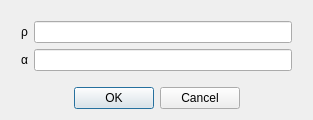
<?xml version="1.0" encoding="UTF-8"?>
<ui version="4.0">
 <class>BoundCoconeParameters</class>
 <widget class="QDialog" name="BoundCoconeParameters">
  <property name="geometry">
   <rect>
    <x>0</x>
    <y>0</y>
    <width>313</width>
    <height>116</height>
   </rect>
  </property>
  <property name="windowTitle">
   <string>Dialog</string>
  </property>
  <layout class="QVBoxLayout" name="verticalLayout">
   <item>
    <layout class="QFormLayout" name="formLayout">
     <property name="leftMargin">
      <number>10</number>
     </property>
     <property name="topMargin">
      <number>10</number>
     </property>
     <property name="rightMargin">
      <number>10</number>
     </property>
     <property name="bottomMargin">
      <number>10</number>
     </property>
     <item row="0" column="0">
      <widget class="QLabel" name="Label_Rho">
       <property name="text">
        <string>ρ</string>
       </property>
      </widget>
     </item>
     <item row="0" column="1">
      <widget class="QLineEdit" name="LineEdit_Rho">
       <property name="inputMethodHints">
        <set>Qt::ImhNone</set>
       </property>
      </widget>
     </item>
     <item row="1" column="0">
      <widget class="QLabel" name="Label_Alpha">
       <property name="text">
        <string>α</string>
       </property>
      </widget>
     </item>
     <item row="1" column="1">
      <widget class="QLineEdit" name="LineEdit_Alpha">
       <property name="inputMethodHints">
        <set>Qt::ImhNone</set>
       </property>
      </widget>
     </item>
    </layout>
   </item>
   <item>
    <widget class="QDialogButtonBox" name="buttonBox">
     <property name="inputMethodHints">
      <set>Qt::ImhNone</set>
     </property>
     <property name="orientation">
      <enum>Qt::Horizontal</enum>
     </property>
     <property name="standardButtons">
      <set>QDialogButtonBox::Cancel|QDialogButtonBox::Ok</set>
     </property>
     <property name="centerButtons">
      <bool>true</bool>
     </property>
    </widget>
   </item>
  </layout>
 </widget>
 <resources/>
 <connections>
  <connection>
   <sender>buttonBox</sender>
   <signal>accepted()</signal>
   <receiver>BoundCoconeParameters</receiver>
   <slot>accept()</slot>
   <hints>
    <hint type="sourcelabel">
     <x>248</x>
     <y>254</y>
    </hint>
    <hint type="destinationlabel">
     <x>157</x>
     <y>274</y>
    </hint>
   </hints>
  </connection>
  <connection>
   <sender>buttonBox</sender>
   <signal>rejected()</signal>
   <receiver>BoundCoconeParameters</receiver>
   <slot>reject()</slot>
   <hints>
    <hint type="sourcelabel">
     <x>316</x>
     <y>260</y>
    </hint>
    <hint type="destinationlabel">
     <x>286</x>
     <y>274</y>
    </hint>
   </hints>
  </connection>
 </connections>
</ui>
